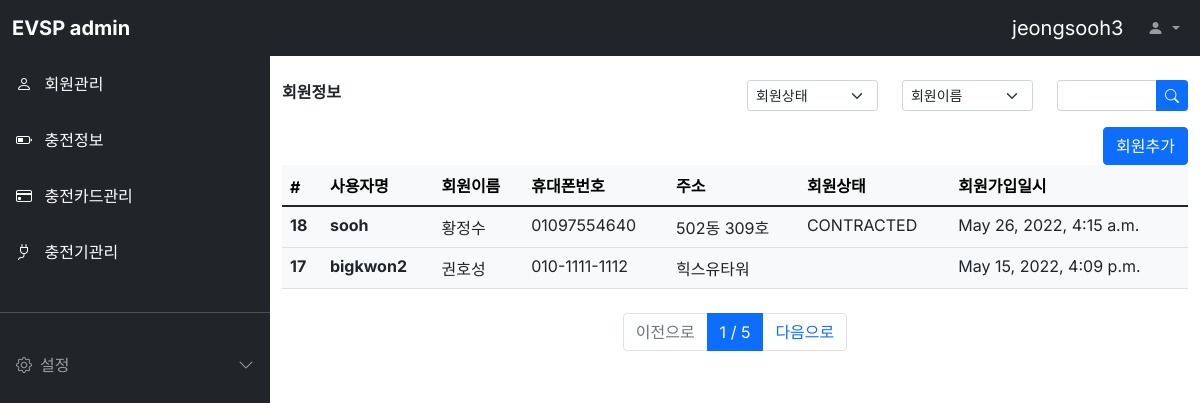
/evuser/list/ (signed in), run on the app's committed database.
### evuser/models.py (models this page shows)
class Evuser(models.Model):
  USER_STATUS = [
    ('CONTRACTED', '정상'),
    ('NOT_CONTRACTED', '해지'),
    ('STOPED', '유예'),
  ]
  USER_CATEGORY = [
    ('NORMAL', '일반'),
    ('GROUPED', '법인'),
    ('ETC', '기타'),
  ]
  username = models.CharField(max_length=64, verbose_name='사용자명')
  password = models.CharField(max_length=128, verbose_name='비밀번호')
  usernumber = models.CharField(max_length=64, verbose_name='회원번호')
  name = models.CharField(max_length=64, verbose_name='회원이름')
  email = models.EmailField(max_length=128, verbose_name='이메일')
  phone = models.CharField(max_length=64, verbose_name='전화번호')
  category = models.CharField(max_length=64,
    choices=USER_CATEGORY, default='NORMAL', verbose_name='회원구분')
  status = models.CharField(max_length=64,
    choices=USER_STATUS, default='CONTRACTED', verbose_name='회원상태')
  address = models.TextField(verbose_name='주소')
  register_dttm = models.DateTimeField(auto_now_add=True, verbose_name='등록시간')
  def __str__(self):
    return self.username
  class Meta:
    db_table = 'evsp_evuser'
    verbose_name = '사용자'
    verbose_name_plural = '사용자'

### evuser/views.py (the view)
# urls.py: path('list/', views.evuser_list),
def evuser_list(request):
  user_id = request.session.get('user')
  if user_id:
    loginuser = Evuser.objects.get(pk=user_id)
  all_evusers = Evuser.objects.all().order_by('-id')
  page = int(request.GET.get('p', 1))
  paginator = Paginator(all_evusers, 2)
  evusers = paginator.get_page(page)
  return render(request, 'evuser_list.html', {'loginuser': loginuser, 'evusers': evusers})

### evuser/templates/evuser_list.html (shortened to what this page needs)
{% extends "svcbase.html" %}
{% block contents %}
<div class="container-fluid mt-3">
  <div class="row">
    <div class="col-md-6 fw-bold">회원정보</div>
    <div class="col-md-2">
      <select class="form-select form-select-sm" aria-label="Default select example">
        <option selected>회원상태</option>
      </select>
    </div>
    <div class="col-md-2">
      <select class="form-select form-select-sm" aria-label="Default select example">
        <option selected>회원이름</option>
      </select>
    </div>
    <div class="col-md-2">
      <form>
        <div class="input-group input-group-sm">
          <input type="text" class="form-control" placeholder="" aria-label="Recipient's username" aria-describedby="button-addon2">
          <button class="btn btn-primary" type="button" id="button-addon2">
            <i class="bi bi-search"></i>
          </button>
        </div>
      </form>
    </div>
  </div>
  <div class="row">
    <div class="d-grid justify-content-md-end">
      <button class="btn btn-primary" onclick="location.href='/evuser/evuser_register/'">회원추가</button>
    </div>
  </div>
  <div class="row">
    <div class="col-12">
      <table class="table table-light">
        <thead class="thead-light">
          <tr>
            <th>#</th>
            <th>사용자명</th>
            <th>회원이름</th>
            <th>휴대폰번호</th>
            <th>주소</th>
            <th>회원상태</th>
            <th>회원가입일시</th>
          </tr>
        </thead>
        <tbody class="text-dark">
          {% for evuser in evusers %}
          <tr onclick="location.href='/evuser/detail/{{ evuser.id }}'">
            <th>{{ evuser.id }}</th>
            <th>{{ evuser.username }}</th>
            <td>{{ evuser.name }}</td>
            <td>{{ evuser.phone }}</td>
            <td>{{ evuser.address }}</td>
            <td>{{ evuser.status }}</td>
            <td>{{ evuser.register_dttm }}</td>
          </tr>
          {% endfor %}
        </tbody>
      </table>
    </div>
  </div>
  <div class="row mt-2">
    <div class="col-12">
      <nav>
        <ul class="pagination justify-content-center">
          {% if evusers.has_previous %}
          <li class="page-item">
            <a href="?p={{ evusers.previous_page_number }}" class="page-link">이전으로</a>
          </li>
          {% else %}
          <li class="page-item disabled">
            <a href="#" class="page-link">이전으로</a>
          </li>
          {% endif %}
          <li class="page-item active">
            <a href="#" class="page-link">{{ evusers.number }} / {{ evusers.paginator.num_pages }}</a>
          </li>
          {% if evusers.has_next %}
          <li class="page-item">
            <a href="?p={{ evusers.next_page_number }}" class="page-link">다음으로</a>
          </li>
          {% else %}
          <li class="page-item disabled">
            <a href="#" class="page-link">다음으로</a>
          </li>
          {% endif %}
        </ul>
      </nav>
    </div>
  </div>
</div>
{% endblock %}

### evuser/templates/svcbase.html (shortened to what this page needs)
<html>
<head>
  <link href="https://cdn.jsdelivr.net/npm/bootstrap@5.1.3/dist/css/bootstrap.min.css" rel="stylesheet">
  <link rel="stylesheet" href="https://cdn.jsdelivr.net/npm/bootstrap-icons@1.8.1/font/bootstrap-icons.css">
  <link rel="stylesheet" href="../../static/style.css" />
</head>
<body>
  <nav class="navbar navbar-expand-lg navbar-dark bg-dark fixed-top">
    <div class="container-fluid">
      <a class="navbar-brand fw-bold me-auto" href="#">EVSP admin</a>
      <div class="collapse navbar-collapse" id="navbarSupportedContent">
        <a class="navbar-brand ms-auto" href="#">{{ loginuser }}</a>
        <ul class="navbar-nav mb-2 mb-lg-0">
          <li class="nav-item dropdown">
            <a class="nav-link dropdown-toggle" href="#" id="navbarDropdown" role="button" data-bs-toggle="dropdown" aria-expanded="false">
              <i class="bi bi-person-fill"></i>
            </a>
          </li>
        </ul>
      </div>
    </div>
  </nav>
  <div
    class="offcanvas bg-dark sidebar-nav"
    tabindex="-1" id="offcanvasExample"
    aria-labelledby="offcanvasExampleLabel"
  >
    <div class="offcanvas-body p-0">
      <nav class="navbar-dark">
        <ul class="navbar-nav">
          <li>
            <a href="/evuser/list" class="nav-link p-3 active">
              <span class="me-2">
                <i class="bi bi-person"></i>
              </span>
              <span>회원관리</span>
            </a>
          </li>
          <li>
            <a href="/charginginfo/list" class="nav-link p-3 active">
              <span class="me-2">
                <i class="bi bi-battery-half"></i>
              </span>
              <span>충전정보</span>
            </a>
          </li>
          <li>
            <a href="/cardinfo/list" class="nav-link p-3 active">
              <span class="me-2">
                <i class="bi bi-credit-card"></i>
              </span>
              <span>충전카드관리</span>
            </a>
          </li>
          <li>
            <a href="/evcharger/list" class="nav-link p-3 active">
              <span class="me-2">
                <i class="bi bi-plug"></i>
              </span>
              <span>충전기관리</span>
            </a>
          </li>
          <li class="my-4">
            <hr class="dropdown-divider bg-light" />
          </li>
          <li>
            <a class="nav-link px-3 sidebar-link" data-bs-toggle="collapse"
              href="#collapseExample" role="button" aria-expanded="false"
              aria-controls="collapseExample"
            >
              <span class="me-2">
                <i class="bi bi-gear"></i>
              </span>
              <span>설정</span>
              <span class="right-icon ms-auto">
                <i class="bi bi-chevron-down"></i>
              </span>
            </a>
          </li>
        </ul>
      </nav>
    </div>
  </div>
  <main class="mt-5 pt-3">
    {% block contents %}
    {% endblock %}
  </main>
</body>
</html>

### static/style.css (style rules this page uses)
body, button { font-family: "Inter", sans-serif; }
:root { --offcanvas-width: 270px; --topNavbarHeight: 56px; }
.sidebar-nav { width: var(--offcanvas-width); }
.sidebar-link { display: flex; align-items: center; }
.sidebar-link .right-icon { display: inline-flex; transition: all ease 0.25s; }
@media (min-width: 992px) { body { overflow: auto !important; } }
@media (min-width: 992px) { main { margin-left: var(--offcanvas-width); } }
@media (min-width: 992px) { .sidebar-nav { transform: none; visibility: visible !important; top:var(--topNavbarHeight); height: calc(100% - var(--topNavbarHeight)); } }

### data on the page
Evuser: username "jeongsooh3"
Evuser: id "18", username "sooh", name "황정수", phone "01097554640", address "502동 309호", status "CONTRACTED", register_dttm "May 26, 2022, 4:15 a.m."
Evuser: id "17", username "bigkwon2", name "권호성", phone "010-1111-1112", address "힉스유타워", register_dttm "May 15, 2022, 4:09 p.m."

### other printed values
{{ evusers.number }} "1"
{{ evusers.paginator.num_pages }} "5"
